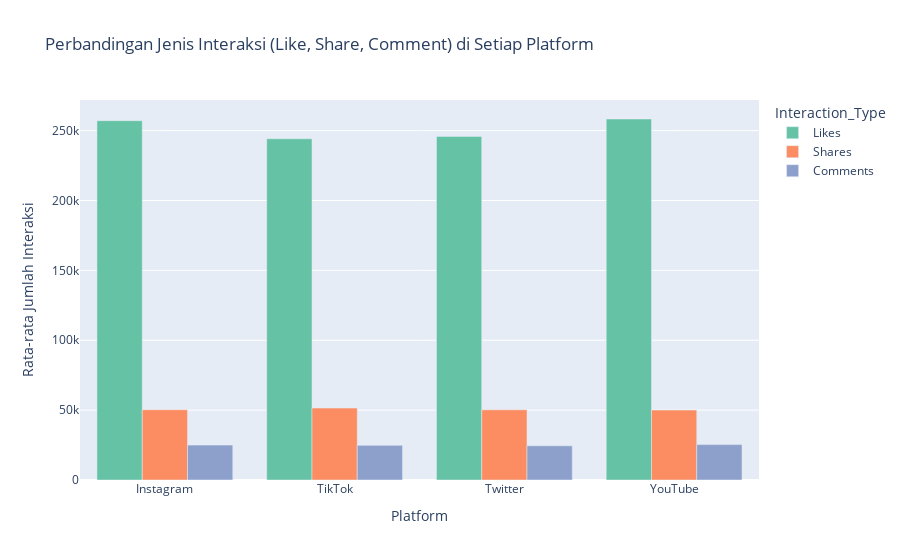

The notebook cell saved with this chart:
### Markdown cell above
## Platform yang memiliki audiens dengan interaksi tertinggi.

### Code cell
# Menghitung rata-rata jenis interaksi per platform
engagement_types = df.groupby("Platform")[["Likes", "Shares", "Comments"]].mean().reset_index()

# Mengubah data ke dalam format long untuk plotly
engagement_melted = engagement_types.melt(id_vars="Platform", var_name="Interaction_Type", value_name="Average_Count")

# Membuat visualisasi bar chart
fig = px.bar(
    engagement_melted,
    x="Platform",
    y="Average_Count",
    color="Interaction_Type",
    title="Perbandingan Jenis Interaksi (Like, Share, Comment) di Setiap Platform",
    labels={"Average_Count": "Rata-rata Jumlah Interaksi"},
    barmode="group",
    color_discrete_sequence=px.colors.qualitative.Set2
)

fig.update_layout(xaxis_title="Platform", yaxis_title="Rata-rata Jumlah Interaksi")

fig.show()

### Figure 1 — Plotly figure (JSON) as saved in the notebook; plotly's stock layout.template omitted (floating-point values rounded to 4 significant figures)
{"data": [{"alignmentgroup": "True", "hovertemplate": "Interaction_Type=Likes<br>Platform=%{x}<br>Rata-rata Jumlah Interaksi=%{y}<extra></extra>", "legendgroup": "Likes", "marker": {"color": "rgb(102,194,165)", "pattern": {"shape": ""}}, "name": "Likes", "offsetgroup": "Likes", "orientation": "v", "showlegend": true, "textposition": "auto", "type": "bar", "x": ["Instagram", "TikTok", "Twitter", "YouTube"], "xaxis": "x", "y": [257100.0, 244200.0, 245900.0, 258300.0], "yaxis": "y"}, {"alignmentgroup": "True", "hovertemplate": "Interaction_Type=Shares<br>Platform=%{x}<br>Rata-rata Jumlah Interaksi=%{y}<extra></extra>", "legendgroup": "Shares", "marker": {"color": "rgb(252,141,98)", "pattern": {"shape": ""}}, "name": "Shares", "offsetgroup": "Shares", "orientation": "v", "showlegend": true, "textposition": "auto", "type": "bar", "x": ["Instagram", "TikTok", "Twitter", "YouTube"], "xaxis": "x", "y": [50310.0, 51470.0, 50230.0, 50070.0], "yaxis": "y"}, {"alignmentgroup": "True", "hovertemplate": "Interaction_Type=Comments<br>Platform=%{x}<br>Rata-rata Jumlah Interaksi=%{y}<extra></extra>", "legendgroup": "Comments", "marker": {"color": "rgb(141,160,203)", "pattern": {"shape": ""}}, "name": "Comments", "offsetgroup": "Comments", "orientation": "v", "showlegend": true, "textposition": "auto", "type": "bar", "x": ["Instagram", "TikTok", "Twitter", "YouTube"], "xaxis": "x", "y": [24960.0, 24780.0, 24460.0, 25320.0], "yaxis": "y"}], "layout": {"barmode": "group", "legend": {"title": {"text": "Interaction_Type"}, "tracegroupgap": 0}, "title": {"text": "Perbandingan Jenis Interaksi (Like, Share, Comment) di Setiap Platform"}, "xaxis": {"anchor": "y", "domain": [0, 1], "title": {"text": "Platform"}}, "yaxis": {"anchor": "x", "domain": [0, 1], "title": {"text": "Rata-rata Jumlah Interaksi"}}}}
